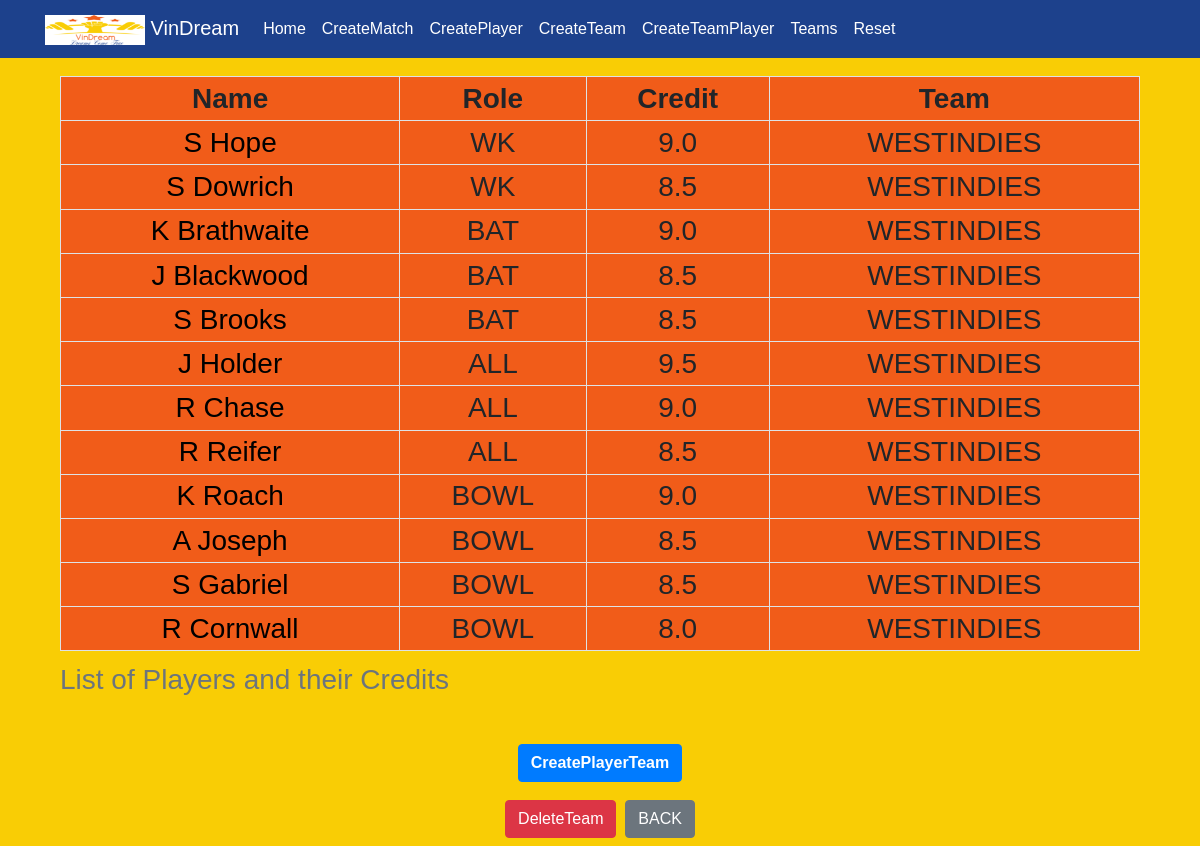
Screenshot of /vd/TeamDetail/10/ with the database file from the repository.
### TeamPicker/models.py (models this page shows, shortened)
class TeamPlayer(models.Model):
    Team = models.ForeignKey(Team, related_name = 'team',
                                on_delete=models.CASCADE)
    Name = models.CharField(max_length=264)
    Role = models.CharField(max_length=264, choices=[
                                            ('BAT', 'BAT'),
                                            ('BOWL', 'BOWL'),
                                            ('ALL', 'ALL'),
                                            ('WK', 'WK')
                                            ],
                            default="BAT"
    )
    Credit = models.FloatField()

class Team(models.Model):
    Team = models.CharField(max_length=264, unique=True)
    def __str__(self):
        return self.Team

### TeamPicker/views.py (the view)
# urls.py: path('TeamDetail/<pk>/', views.TeamDetailView.as_view(), name="TeamDetail"),
class TeamDetailView(DetailView):
    model = Team
    template_name = 'TeamPicker/team_detail.html'

### TeamPicker/templates/TeamPicker/team_detail.html (shortened to what this page needs)
{% extends 'TeamPicker/TeamPicker_base.html' %}
{% block body_block %}
<h2>
    <h3>
      <div class="container table-responsive">
    <table class="center table table-bordered table-hover table-sm">
      <caption>List of Players and their Credits</caption>
      <thread class="thead-dark">
        <th>Name</th>
        <th>Role</th>
        <th>Credit</th>
        <th>Team</th>
      </thread>
    {% for player in team.team.all %}
      <tr>
        <td><a href="{% url 'TeamPicker:UpdateTeamPlayer' pk=player.pk %}">{{player.Name}}</a></td>
        <td>{{player.Role}}</td>
        <td>{{player.Credit}}</td>
        <td>{{player.Team}}</td>
      </tr>
    {% endfor %}
    </table>
    </div>
    </h3>
  </h2>
  <h2>
    <div class="container">
      <form action="" method="post">
        <a class="btn btn-primary" role="button" href="{% url 'TeamPicker:CreateTeamPlayer' %}"><strong>CreatePlayerTeam</strong></a>
      </form>
    </div>
  <div class="container">
    <form action=/vd/DeleteTeam/{{team.pk}} method="post">
      <input class="btn btn-danger" onclick="return ConfirmTeamDelete();" type="submit" value="DeleteTeam">
      <a class="btn btn-secondary" role="button" href="{% url 'TeamPicker:Team' %}">BACK</a>
    </form>
  </div>
  </h2>
{% endblock %}

### static/css/base.css (style rules this page uses)
body { background: rgb(249, 205, 5); margin: 0; font-family: Arial, sans-serif; text-align: center; padding-top: 60px; }
table, th, td { background: rgb(241, 92, 25); }
table.center { margin-left: auto; margin-right: auto; }
a { color: black; }

### rows the page displays
TeamPlayer: Name "S Hope", Role "WK", Credit "9.0", Team "WESTINDIES"
TeamPlayer: Name "S Dowrich", Role "WK", Credit "8.5", Team "WESTINDIES"
TeamPlayer: Name "K Brathwaite", Role "BAT", Credit "9.0", Team "WESTINDIES"
TeamPlayer: Name "J Blackwood", Role "BAT", Credit "8.5", Team "WESTINDIES"
TeamPlayer: Name "S Brooks", Role "BAT", Credit "8.5", Team "WESTINDIES"
TeamPlayer: Name "J Holder", Role "ALL", Credit "9.5", Team "WESTINDIES"
TeamPlayer: Name "R Chase", Role "ALL", Credit "9.0", Team "WESTINDIES"
TeamPlayer: Name "R Reifer", Role "ALL", Credit "8.5", Team "WESTINDIES"
TeamPlayer: Name "K Roach", Role "BOWL", Credit "9.0", Team "WESTINDIES"
TeamPlayer: Name "A Joseph", Role "BOWL", Credit "8.5", Team "WESTINDIES"
TeamPlayer: Name "S Gabriel", Role "BOWL", Credit "8.5", Team "WESTINDIES"
TeamPlayer: Name "R Cornwall", Role "BOWL", Credit "8.0", Team "WESTINDIES"
